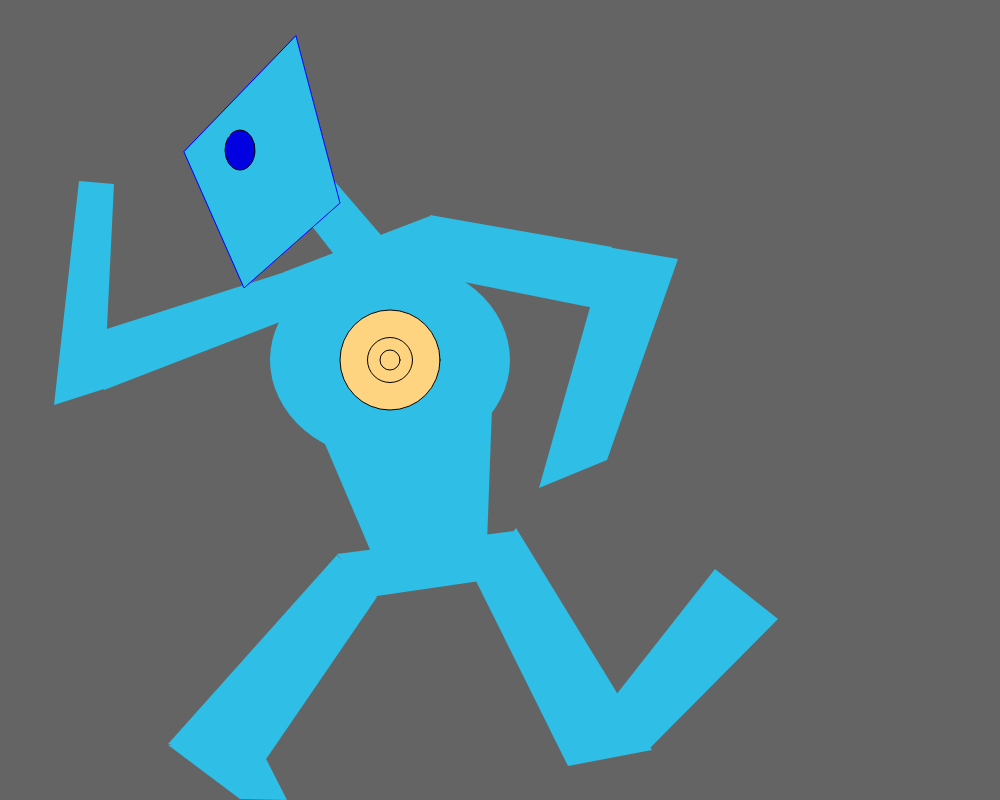
Frame 1 (no input)
Frame 60 (no input): identical to frame 1, image omitted
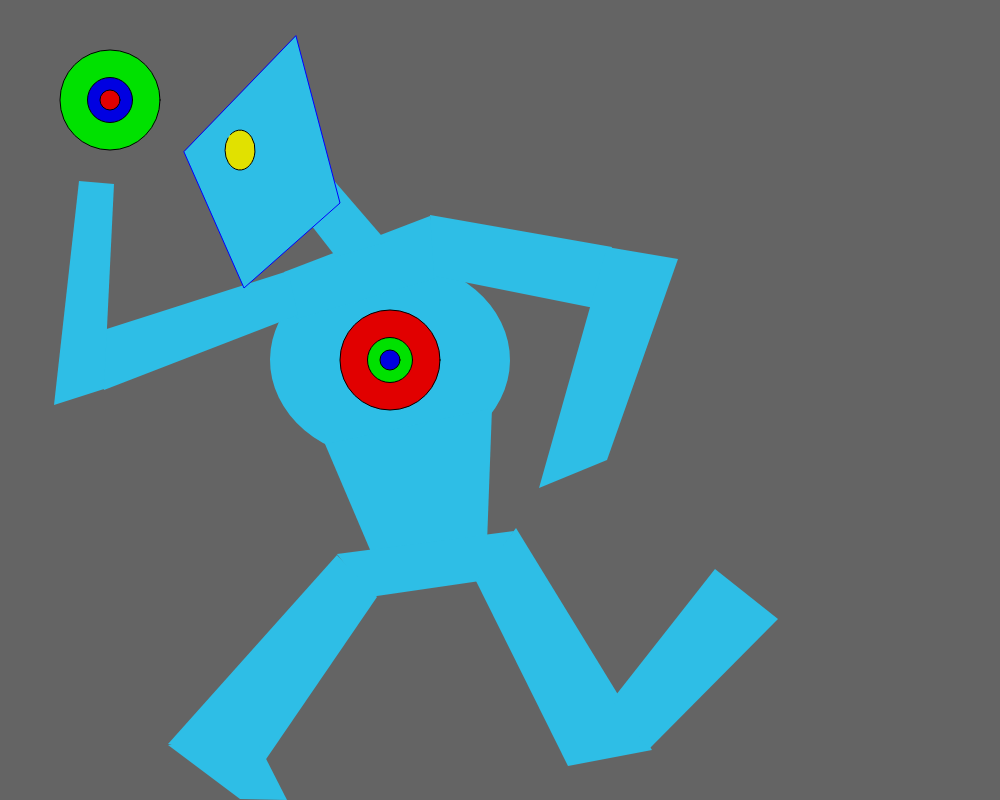
Frame 120 (the mouse pressed at the canvas centre since frame 60)

The p5.js sketch that drew these frames (run headless with seeded random() and noise() and a simulated clock; from frame 60 on, the mouse is pressed at the canvas centre):

// p5.js sketch
// ── sketch.js
function setup() {
  // put setup code here
  createCanvas(1000,800);
  rectMode(CENTER);
  ellipseMode(CENTER);
}

function draw() {
  // put drawing code here

  background(100);

  if (mouseIsPressed) {
    noStroke();
    //body
    fill(46, 190, 230);
      arc(390, 360, 240, 200, 250, PI + QUARTER_PI, OPEN);
      quad(325,444,492,408,487,543,371,552);
      quad(337,554,514,531,480,581,370,597);
    ///Arms
    fill(46, 190, 230);
      quad(430,216,444,276,297,319,284,272);
      //right
      quad(430,215,612,247,594,308,434,276);
      quad(607,247,539,488,607,460,678,259);
    //left
      quad(298,315,288,271,91,334,104,390);
      quad(79,181,114,184,104,389,54,405);
    ///neck
    fill(46, 190, 230);
      quad(336,257,301,212,330,176,387,242);
      ///legs
      quad(516,528,476,581,568,766,652,750);
      quad(377,597,337,555,168,744,260,768);
      quad(715,569,778,619,649,749,612,700);
      quad(259,745,168,745,240,799,287,800);
    ///head
    stroke("blue");
    fill(46, 190, 230);
      quad(296,36,340,203,244,288,184,152);
      stroke("black");
    //cd
    fill(225,0,0);
      ellipse(390, 360, 100, 100);
      fill(0,225,0);
      ellipse(390, 360, 45, 45);
      fill(0,0,225);
    ellipse(390, 360, 20, 20);
    //powers
    fill(0,225,0);
      ellipse(110, 100, 100, 100);
      fill(0,0,225);
      ellipse(110, 100, 45, 45);
      fill(225,0,0);
    ellipse(110, 100, 20, 20);
      //eye
      fill(225,225,0);
      arc(240, 150, 30, 40, 400, PI + QUARTER_PI, OPEN);

  } else{

noStroke();
//body
fill(46, 190, 230);
  arc(390, 360, 240, 200, 250, PI + QUARTER_PI, OPEN);
  quad(325,444,492,408,487,543,371,552);
  quad(337,554,514,531,480,581,370,597);
///Arms
fill(46, 190, 230);
  quad(430,216,444,276,297,319,284,272);
  //right
  quad(430,215,612,247,594,308,434,276);
  quad(607,247,539,488,607,460,678,259);
//left
  quad(298,315,288,271,91,334,104,390);
  quad(79,181,114,184,104,389,54,405);
///neck
fill(46, 190, 230);
  quad(336,257,301,212,330,176,387,242);
  ///legs
  quad(516,528,476,581,568,766,652,750);
  quad(377,597,337,555,168,744,260,768);
  quad(715,569,778,619,649,749,612,700);
  quad(259,745,168,745,240,799,287,800);
///head
stroke("blue");
fill(46, 190, 230);
  quad(296,36,340,203,244,288,184,152);
  stroke("black");
//cd
fill(255, 212, 128);
  ellipse(390, 360, 100, 100);
  ellipse(390, 360, 45, 45);
  ellipse(390, 360, 20, 20);
  //eye
  fill(0,0,225);
  arc(240, 150, 30, 40, 400, PI + QUARTER_PI, OPEN);

}
}
function mouseReleased() {
  console.log(mouseX + ", " + mouseY.toFixed(0));
}
